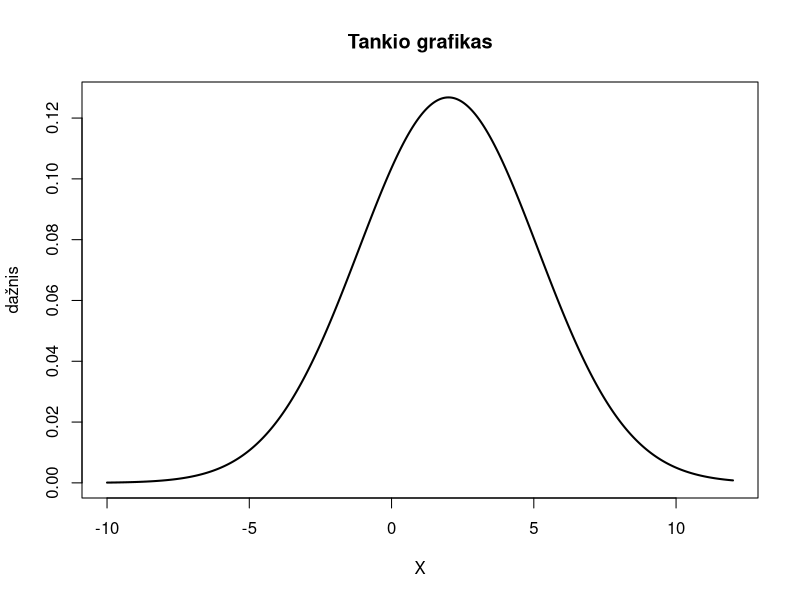
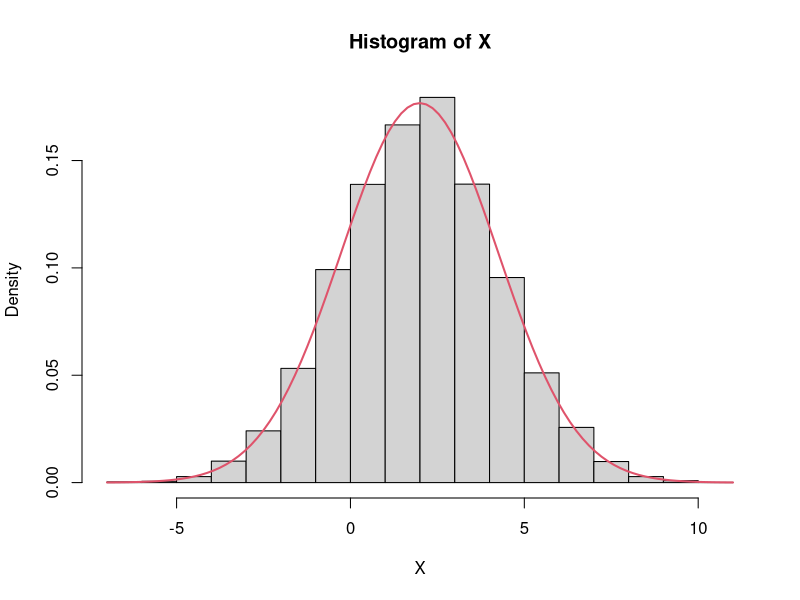

Generate these figures, in order, with R:
## ---- chunk 1
set.seed(1234567890)
xseq = seq(-10, 12, 0.01)
densities <- dnorm(xseq, 3 - 1, sqrt(2) + sqrt(3))

plot(xseq, densities, xlab="X", ylab="dažnis", type="l",lwd=2, main="Tankio grafikas")
## ---- chunk 2
n = 10000
X1 = rnorm(n, 3, sqrt(2))
X2 = rnorm(n, -1, sqrt(3))
X = X1 + X2
## ---- chunk 3
hist(X, prob = TRUE)
curve(dnorm(x, mean(X), sd(X)), add = TRUE, col = 2, lwd = 2) 

paste("vidurkiai:", "empirinis:", mean(X), "teorinis:", 2)
paste("medianos:", "empirinė:", median(X), "teorinė:", 2)
paste("standartiniai nuokrypiai:", "empirinis:", sd(X), "teorinis:", sqrt(2) + sqrt(3))
## ---- chunk 4
# |X| > 2 <=>  X < -2 ir X > 2


## ---- chunk 5
n = 10000
X1 = rnorm(n, 3, sqrt(2))
X2 = rnorm(n, -1, sqrt(3))
X = X1 + X2

sum(X < (-2) | X > 2)/n
